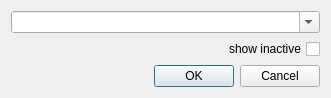
<?xml version="1.0" encoding="UTF-8"?>
<ui version="4.0">
 <class>AddSensorTraceDialog</class>
 <widget class="QDialog" name="AddSensorTraceDialog">
  <property name="geometry">
   <rect>
    <x>0</x>
    <y>0</y>
    <width>331</width>
    <height>87</height>
   </rect>
  </property>
  <property name="windowTitle">
   <string>Dialog</string>
  </property>
  <layout class="QVBoxLayout" name="verticalLayout">
   <item>
    <widget class="QComboBox" name="comboBox">
     <property name="editable">
      <bool>true</bool>
     </property>
    </widget>
   </item>
   <item>
    <spacer name="verticalSpacer">
     <property name="orientation">
      <enum>Qt::Vertical</enum>
     </property>
     <property name="sizeHint" stdset="0">
      <size>
       <width>20</width>
       <height>40</height>
      </size>
     </property>
    </spacer>
   </item>
   <item>
    <widget class="QCheckBox" name="showInactive">
     <property name="layoutDirection">
      <enum>Qt::RightToLeft</enum>
     </property>
     <property name="text">
      <string>show inactive</string>
     </property>
    </widget>
   </item>
   <item>
    <widget class="QDialogButtonBox" name="buttonBox">
     <property name="orientation">
      <enum>Qt::Horizontal</enum>
     </property>
     <property name="standardButtons">
      <set>QDialogButtonBox::Cancel|QDialogButtonBox::Ok</set>
     </property>
    </widget>
   </item>
  </layout>
 </widget>
 <resources/>
 <connections>
  <connection>
   <sender>buttonBox</sender>
   <signal>accepted()</signal>
   <receiver>AddSensorTraceDialog</receiver>
   <slot>accept()</slot>
   <hints>
    <hint type="sourcelabel">
     <x>248</x>
     <y>254</y>
    </hint>
    <hint type="destinationlabel">
     <x>157</x>
     <y>274</y>
    </hint>
   </hints>
  </connection>
  <connection>
   <sender>buttonBox</sender>
   <signal>rejected()</signal>
   <receiver>AddSensorTraceDialog</receiver>
   <slot>reject()</slot>
   <hints>
    <hint type="sourcelabel">
     <x>316</x>
     <y>260</y>
    </hint>
    <hint type="destinationlabel">
     <x>286</x>
     <y>274</y>
    </hint>
   </hints>
  </connection>
 </connections>
</ui>
